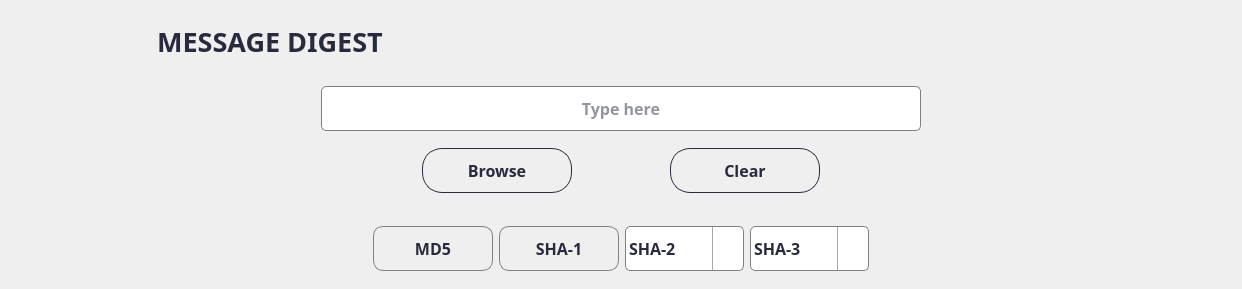
              <widget class="QWidget" name="widget_42" native="true">
               <layout class="QVBoxLayout" name="verticalLayout_25">
                <item>
                 <widget class="QWidget" name="widget_44" native="true">
                  <property name="minimumSize">
                   <size>
                    <width>1220</width>
                    <height>60</height>
                   </size>
                  </property>
                  <property name="maximumSize">
                   <size>
                    <width>1220</width>
                    <height>60</height>
                   </size>
                  </property>
                  <layout class="QVBoxLayout" name="verticalLayout_26">
                   <item alignment="Qt::AlignLeft">
                    <widget class="QLabel" name="label_digest">
                     <property name="minimumSize">
                      <size>
                       <width>500</width>
                       <height>40</height>
                      </size>
                     </property>
                     <property name="maximumSize">
                      <size>
                       <width>500</width>
                       <height>40</height>
                      </size>
                     </property>
                     <property name="font">
                      <font>
                       <family>Bahnschrift SemiBold</family>
                       <pointsize>20</pointsize>
                       <weight>75</weight>
                       <bold>true</bold>
                      </font>
                     </property>
                     <property name="styleSheet">
                      <string notr="true">	color: rgba(40,43,61,255) ;</string>
                     </property>
                     <property name="text">
                      <string>MESSAGE DIGEST</string>
                     </property>
                     <property name="alignment">
                      <set>Qt::AlignCenter</set>
                     </property>
                    </widget>
                   </item>
                  </layout>
                 </widget>
                </item>
                <item alignment="Qt::AlignHCenter">
                 <widget class="QWidget" name="widget_45" native="true">
                  <layout class="QVBoxLayout" name="verticalLayout_27">
                   <item>
                    <widget class="QLineEdit" name="lineEdit_MSdigest">
                     <property name="minimumSize">
                      <size>
                       <width>600</width>
                       <height>45</height>
                      </size>
                     </property>
                     <property name="font">
                      <font>
                       <family>Bahnschrift SemiBold</family>
                       <pointsize>12</pointsize>
                       <weight>75</weight>
                       <bold>true</bold>
                      </font>
                     </property>
                     <property name="styleSheet">
                      <string notr="true">QLineEdit {
  border: 1px solid gray;
  color: rgba(40,43,61,255);
  border-radius: 5px;
}

QLineEdit:hover {
  border: 2px solid;
  border-color: rgba(0,143,255,255);
}
QLineEdit:focus {
  border: 1px solid;
  border-color: rgba(88,199,141,255);
}
</string>
                     </property>
                     <property name="alignment">
                      <set>Qt::AlignCenter</set>
                     </property>
                     <property name="placeholderText">
                      <string>Type here</string>
                     </property>
                    </widget>
                   </item>
                   <item>
                    <widget class="QWidget" name="widget_47" native="true">
                     <layout class="QHBoxLayout" name="horizontalLayout_20">
                      <item>
                       <widget class="QPushButton" name="btn_browseMSDigest">
                        <property name="minimumSize">
                         <size>
                          <width>150</width>
                          <height>45</height>
                         </size>
                        </property>
                        <property name="maximumSize">
                         <size>
                          <width>150</width>
                          <height>40</height>
                         </size>
                        </property>
                        <property name="font">
                         <font>
                          <family>Bahnschrift SemiBold</family>
                          <pointsize>12</pointsize>
                          <weight>75</weight>
                          <bold>true</bold>
                         </font>
                        </property>
                        <property name="cursor">
                         <cursorShape>PointingHandCursor</cursorShape>
                        </property>
                        <property name="styleSheet">
                         <string notr="true">QPushButton {    
    border: 1px solid rgba(40,43,61,255) ;
    border-radius: 20px;
    padding: 5px 10px;
	color: rgba(40,43,61,255) ;
}

QPushButton:hover {
    background-color: ;
}
</string>
                        </property>
                        <property name="text">
                         <string>Browse</string>
                        </property>
                        <property name="icon">
                         <iconset>
                          <normaloff>../icons/icon-folder.png</normaloff>../icons/icon-folder.png</iconset>
                        </property>
                        <property name="iconSize">
                         <size>
                          <width>30</width>
                          <height>30</height>
                         </size>
                        </property>
                       </widget>
                      </item>
                      <item>
                       <widget class="QPushButton" name="btn_clearMSDigest">
                        <property name="minimumSize">
                         <size>
                          <width>150</width>
                          <height>45</height>
                         </size>
                        </property>
                        <property name="maximumSize">
                         <size>
                          <width>150</width>
                          <height>40</height>
                         </size>
                        </property>
                        <property name="font">
                         <font>
                          <family>Bahnschrift SemiBold</family>
                          <pointsize>12</pointsize>
                          <weight>75</weight>
                          <bold>true</bold>
                         </font>
                        </property>
                        <property name="cursor">
                         <cursorShape>PointingHandCursor</cursorShape>
                        </property>
                        <property name="styleSheet">
                         <string notr="true">QPushButton {    
    border: 1px solid rgba(40,43,61,255) ;
    border-radius: 20px;
    padding: 5px 10px;
	color: rgba(40,43,61,255) ;
}

QPushButton:hover {
    background-color: ;
}
</string>
                        </property>
                        <property name="text">
                         <string>Clear</string>
                        </property>
                        <property name="icon">
                         <iconset>
                          <normaloff>../icons/icon-clear.png</normaloff>../icons/icon-clear.png</iconset>
                        </property>
                        <property name="iconSize">
                         <size>
                          <width>30</width>
                          <height>30</height>
                         </size>
                        </property>
                       </widget>
                      </item>
                     </layout>
                    </widget>
                   </item>
                  </layout>
                 </widget>
                </item>
                <item alignment="Qt::AlignHCenter">
                 <widget class="QWidget" name="widget_46" native="true">
                  <layout class="QHBoxLayout" name="horizontalLayout_21">
                   <item>
                    <widget class="QPushButton" name="btn_md5">
                     <property name="minimumSize">
                      <size>
                       <width>120</width>
                       <height>45</height>
                      </size>
                     </property>
                     <property name="maximumSize">
                      <size>
                       <width>111</width>
                       <height>41</height>
                      </size>
                     </property>
                     <property name="font">
                      <font>
                       <family>Bahnschrift SemiBold</family>
                       <pointsize>12</pointsize>
                       <weight>75</weight>
                       <bold>true</bold>
                      </font>
                     </property>
                     <property name="cursor">
                      <cursorShape>PointingHandCursor</cursorShape>
                     </property>
                     <property name="styleSheet">
                      <string notr="true">QPushButton{
		 border: 1px solid gray;
  		color: rgba(40,43,61,255) ;
    }
 QPushButton{
        border-radius: 10px;
    }
QPushButton:hover {
	border: 1px solid;
   border-color:  rgba(0,143,255,255);
}
QPushButton:focus {
  border: 1px solid;
  border-color:  rgba(0,143,255,255);
}
</string>
                     </property>
                     <property name="text">
                      <string>MD5</string>
                     </property>
                    </widget>
                   </item>
                   <item>
                    <widget class="QPushButton" name="btn_sha1">
                     <property name="minimumSize">
                      <size>
                       <width>120</width>
                       <height>45</height>
                      </size>
                     </property>
                     <property name="maximumSize">
                      <size>
                       <width>111</width>
                       <height>41</height>
                      </size>
                     </property>
                     <property name="font">
                      <font>
                       <family>Bahnschrift SemiBold</family>
                       <pointsize>12</pointsize>
                       <weight>75</weight>
                       <bold>true</bold>
                      </font>
                     </property>
                     <property name="cursor">
                      <cursorShape>PointingHandCursor</cursorShape>
                     </property>
                     <property name="styleSheet">
                      <string notr="true">QPushButton{
		 border: 1px solid gray;	
		color: rgba(40,43,61,255) ;
    }
 QPushButton{
        border-radius: 10px;
    }
QPushButton:hover {
	border: 1px solid;
   border-color:  rgba(0,143,255,255);
}
QPushButton:focus {
  border: 1px solid;
  border-color:  rgba(0,143,255,255);
}
</string>
                     </property>
                     <property name="text">
                      <string>SHA-1</string>
                     </property>
                    </widget>
                   </item>
                   <item>
                    <widget class="QComboBox" name="dropdown_sha2">
                     <property name="minimumSize">
                      <size>
                       <width>119</width>
                       <height>45</height>
                      </size>
                     </property>
                     <property name="maximumSize">
                      <size>
                       <width>111</width>
                       <height>41</height>
                      </size>
                     </property>
                     <property name="font">
                      <font>
                       <family>Bahnschrift SemiBold</family>
                       <pointsize>12</pointsize>
                       <weight>75</weight>
                       <bold>true</bold>
                      </font>
                     </property>
                     <property name="cursor">
                      <cursorShape>PointingHandCursor</cursorShape>
                     </property>
                     <property name="styleSheet">
                      <string notr="true">QComboBox {
        border: 1px solid gray;
        border-radius: 5px;
        padding: 1px 18px 1px 3px;
        min-width: 6em;
	 	color: rgba(40,43,61,255) ;
 }
 QComboBox:drop-down {
	subcontrol-origin: padding;
	subcontrol-position: top right;
	width: 30px;
	border-left-width: 1px;
	border-left-color: darkgray;
	border-left-style: solid;
	border-top-right-radius: 3px;
	border-bottom-right-radius: 3px;	
}
QComboBox::down-arrow {
	
		image: url(&quot;D:/ISAN Security Gizmo Box/assets/icons/icons8-expand-arrow-30.png&quot;);
}
QComboBox:hover {
	border: 1px solid;
   border-color:  rgba(0,143,255,255);
}

</string>
                     </property>
                     <property name="iconSize">
                      <size>
                       <width>10</width>
                       <height>10</height>
                      </size>
                     </property>
                     <item>
                      <property name="text">
                       <string>SHA-2</string>
                      </property>
                     </item>
                     <item>
                      <property name="text">
                       <string>224 BIT</string>
                      </property>
                     </item>
                     <item>
                      <property name="text">
                       <string>256 BIT</string>
                      </property>
                     </item>
                     <item>
                      <property name="text">
                       <string>384 BIT</string>
                      </property>
                     </item>
                     <item>
                      <property name="text">
                       <string>512 BIT</string>
                      </property>
                     </item>
                    </widget>
                   </item>
                   <item>
                    <widget class="QComboBox" name="dropdown_sha3">
                     <property name="minimumSize">
                      <size>
                       <width>119</width>
                       <height>45</height>
                      </size>
                     </property>
                     <property name="maximumSize">
                      <size>
                       <width>111</width>
                       <height>41</height>
                      </size>
                     </property>
                     <property name="font">
                      <font>
                       <family>Bahnschrift SemiBold</family>
                       <pointsize>12</pointsize>
                       <weight>75</weight>
                       <bold>true</bold>
                      </font>
                     </property>
                     <property name="cursor">
                      <cursorShape>PointingHandCursor</cursorShape>
                     </property>
                     <property name="styleSheet">
                      <string notr="true">QComboBox {
        border: 1px solid gray;
        border-radius: 5px;
        padding: 1px 18px 1px 3px;
        min-width: 6em;
		color: rgba(40,43,61,255) ;

 }
 QComboBox:drop-down {
	subcontrol-origin: padding;
	subcontrol-position: top right;
	width: 30px;
	border-left-width: 1px;
	border-left-color: darkgray;
	border-left-style: solid;
	border-top-right-radius: 3px;
	border-bottom-right-radius: 3px;	
}
QComboBox::down-arrow {
	
	image: url(&quot;D:/ISAN Security Gizmo Box/assets/icons/icons8-expand-arrow-30.png&quot;);

}
QComboBox:hover {
	border: 1px solid;
   border-color:  rgba(0,143,255,255);
}

</string>
                     </property>
                     <property name="iconSize">
                      <size>
                       <width>10</width>
                       <height>10</height>
                      </size>
                     </property>
                     <item>
                      <property name="text">
                       <string>SHA-3</string>
                      </property>
                     </item>
                     <item>
                      <property name="text">
                       <string>224 BIT</string>
                      </property>
                     </item>
                     <item>
                      <property name="text">
                       <string>256 BIT</string>
                      </property>
                     </item>
                     <item>
                      <property name="text">
                       <string>384 BIT</string>
                      </property>
                     </item>
                     <item>
                      <property name="text">
                       <string>512 BIT</string>
                      </property>
                     </item>
                    </widget>
                   </item>
                  </layout>
                 </widget>
                </item>
               </layout>
              </widget>
